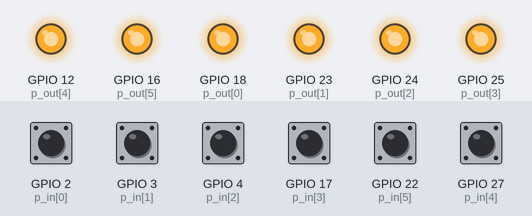
Bench run of a program on a simulated Raspberry Pi (BCM pin numbers). Shown: output pins drawn as LEDs (lit = HIGH). The inputs (shaded band) are chosen by the test bench; at power-on: GPIO 2 (p_in[0]), GPIO 3 (p_in[1]), GPIO 4 (p_in[2]), GPIO 17 (p_in[3]), GPIO 22 (p_in[5]), GPIO 27 (p_in[4]) HIGH. What the program prints to the terminal is not drawn.

Above: at 1.2 s.
1.3 s: GPIO 2 (p_in[0]) pulled LOW for 0.15 s
At 2.0 s:
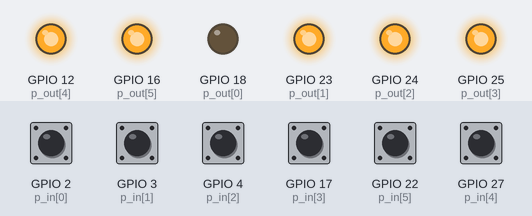
2.9 s: GPIO 3 (p_in[1]) pulled LOW for 0.15 s
At 3.2 s:
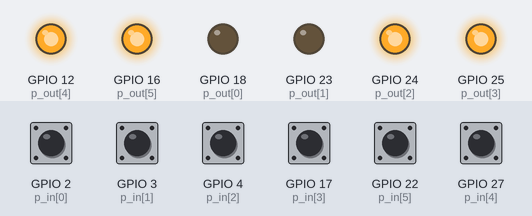
4.5 s: GPIO 4 (p_in[2]) pulled LOW for 0.15 s
At 5.7 s:
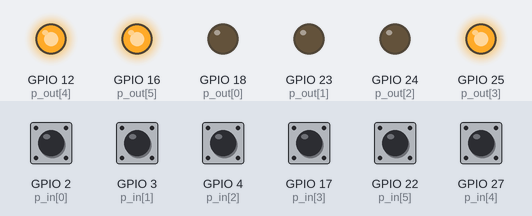
6.1 s: GPIO 17 (p_in[3]) pulled LOW for 0.15 s
At 6.9 s:
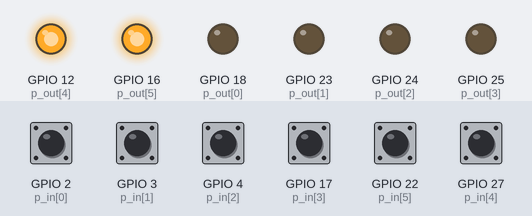
7.7 s: GPIO 22 (p_in[5]) pulled LOW for 0.15 s
At 8.1 s:
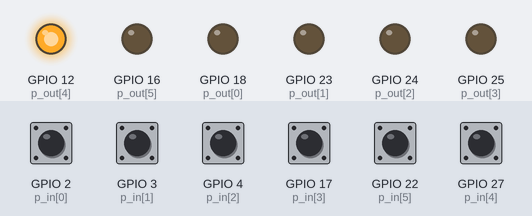
9.3 s: GPIO 27 (p_in[4]) pulled LOW for 0.15 s
At 10.5 s:
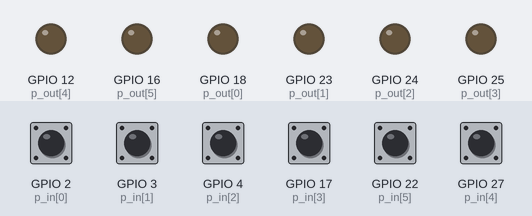
Timing chart, 0 to 11.9 s (numbered marks = the images above; inputs shaded):
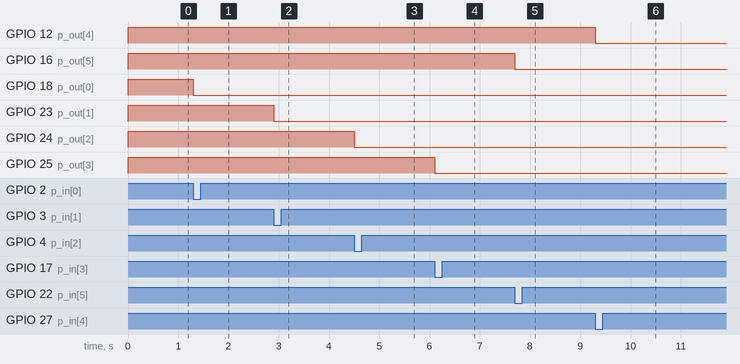

Measured:
- after the input at 1.3 s, GPIO 18 (p_out[0]): HIGH → LOW at once
- after the input at 2.9 s, GPIO 23 (p_out[1]): HIGH → LOW at once
- after the input at 4.5 s, GPIO 24 (p_out[2]): HIGH → LOW at once
- after the input at 6.1 s, GPIO 25 (p_out[3]): HIGH → LOW at once
- after the input at 7.7 s, GPIO 16 (p_out[5]): HIGH → LOW at once
- after the input at 9.3 s, GPIO 12 (p_out[4]): HIGH → LOW at once

The program:

gpio_in_out.py
```python
"""
This is a test file to ensure that the pins being used on the Raspberry Pi
for both input and output are operational.
"""
import gpiozero

pinout = [18, 23, 24, 25, 12, 16]
pinin = [2, 3, 4, 17, 27, 22]

p_out = [ gpiozero.LED(p) for p in pinout ]

p_in = [ gpiozero.Button(p, bounce_time=0.25) for p in pinin ]

for i in p_out:
        i.on()

for n, i in enumerate(p_in):
	p_in[n].when_pressed = p_out[n].toggle

print("Setup completed\n")

while True:
	pass
```
